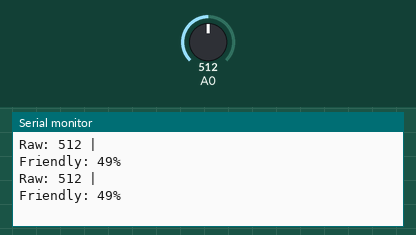
A sketch run on a simulated Arduino Uno, built with avr-gcc and run on an emulated ATmega328P. Shown: the last lines printed to the serial monitor. The inputs (shaded band) are chosen by the test bench; at power-on: A0 = 512.

Above: at 2.8 s.
2.9 s: A0 set to 716
At 4.6 s:
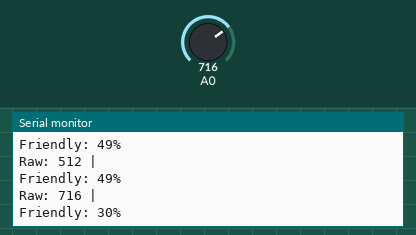
5.6 s: A0 set to 900
At 7.3 s:
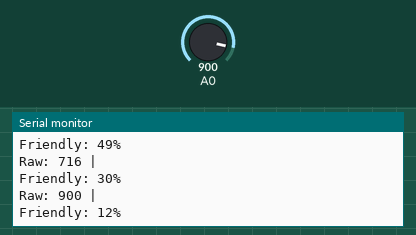
Timing chart, 0 to 8.8 s (numbered marks = the images above; inputs shaded):
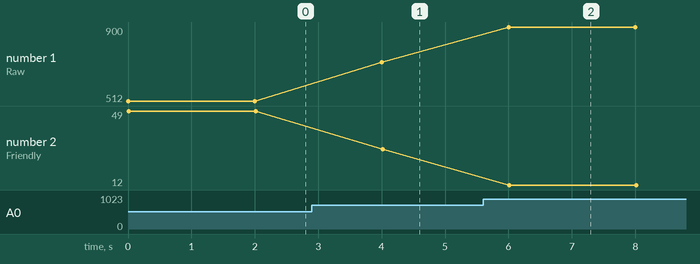

The sketch:

higrometro2.ino
```cpp
int dryValue = 1023;
//obtenemos un 1023 con el higrometro entre arroz o en el aire
//obtenemos 175 con el higrómetro sumergido en agua
//obtenemos 266 con el higrómetro estabilizado sumergido en tierra húmeda
int wetValue = 0;
int friendlyDryValue = 0;
int friendlyWetValue = 100;
void setup() {
  Serial.begin(9600);
}
void loop() {
  int rawValue = analogRead(A0);
  Serial.print("Raw: ");
  Serial.print(rawValue);
  Serial.println(" | ");

  int friendlyValue = map(rawValue, dryValue, wetValue, friendlyDryValue, friendlyWetValue);

  Serial.print("Friendly: ");
  Serial.print(friendlyValue);
  Serial.println("%");

  delay(2000);
}
```

Measured:
- after the input at 2.9 s, the serial monitor: prints a new line after 1.1 s (image 1)
- after the input at 5.6 s, the serial monitor: prints a new line after 0.40 s (image 2)
- plotted number 1: 512 → 716 after the input at 2.9 s, 716 → 900 after the input at 5.6 s
- plotted number 2: 49 → 30 after the input at 2.9 s, 30 → 12 after the input at 5.6 s
